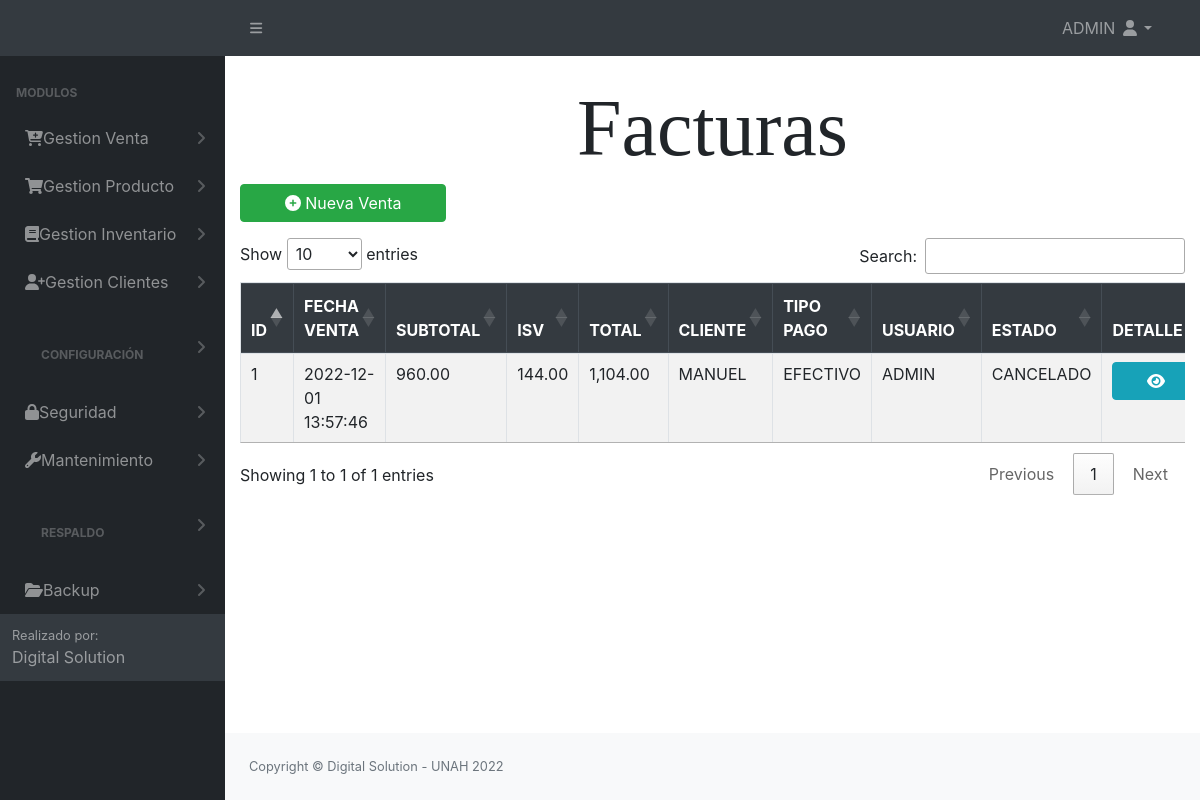
The app's page /src/factura.php (signed in), older data.
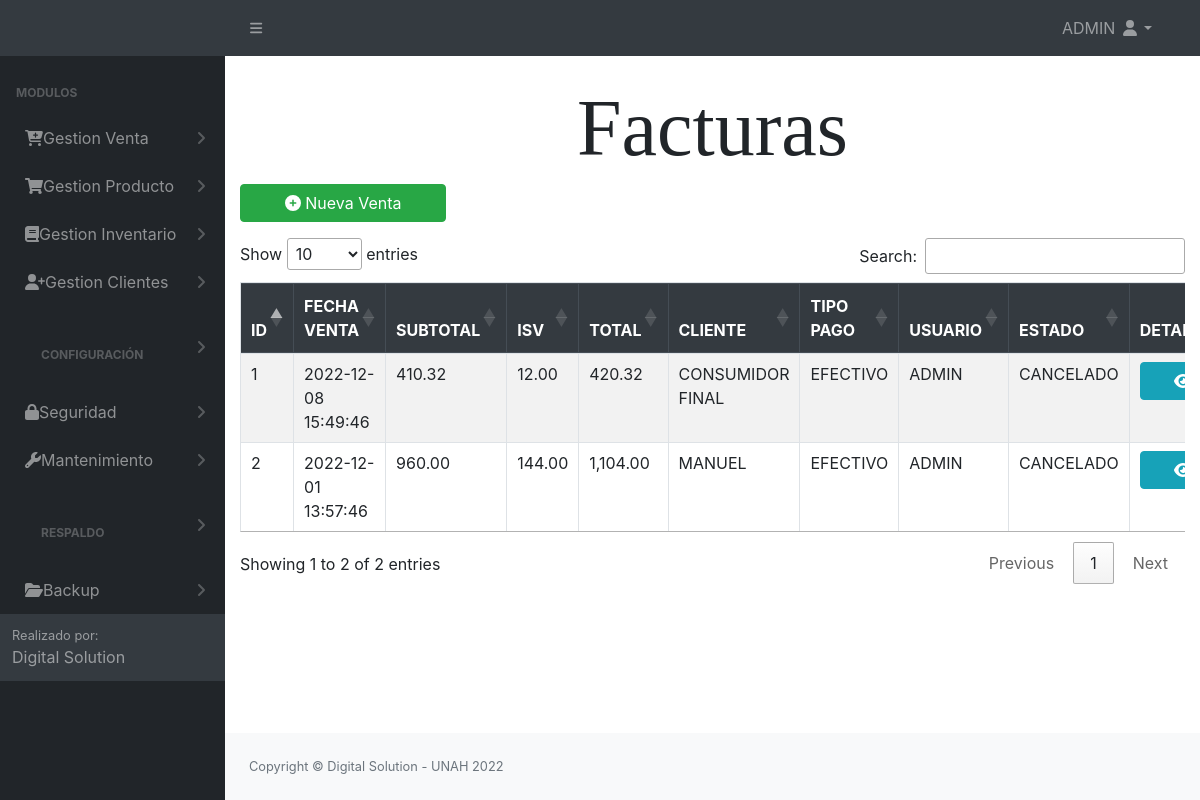
The same page, newer data.
### tables this page shows
CREATE TABLE `tbl_permisos` (
  `id_permiso` int(11) NOT NULL AUTO_INCREMENT,
  `id_rol` int(11) NOT NULL,
  `permiso_insercion` int(11) NOT NULL,
  `permiso_eliminacion` int(11) NOT NULL,
  `permiso_modificar` int(11) NOT NULL,
  `permiso_consultar` int(11) NOT NULL,
  `id_objeto` int(11) NOT NULL,
  `pdf` int(11) NOT NULL,
  PRIMARY KEY (`id_permiso`),
  KEY `id_objeto` (`id_objeto`),
  KEY `id_rol` (`id_rol`)
);

CREATE TABLE `tbl_modulos` (
  `id_objeto` int(11) NOT NULL AUTO_INCREMENT,
  `Objeto` varchar(100) NOT NULL,
  `descripcion_objeto` varchar(30) NOT NULL,
  `id_padre` int(11) NOT NULL,
  `URL` varchar(100) NOT NULL,
  PRIMARY KEY (`id_objeto`)
);

CREATE TABLE `tbl_factura` (
  `id_factura` int(11) NOT NULL AUTO_INCREMENT,
  `Fecha_fac` datetime NOT NULL,
  `Sub_Total` double(9,2) NOT NULL,
  `ISV` double(9,2) NOT NULL,
  `Total` double(9,2) NOT NULL,
  `idcliente` int(11) NOT NULL,
  `id_usuario` int(11) NOT NULL,
  `id_Tpago` int(11) DEFAULT NULL,
  `Num_CAI` varchar(100) DEFAULT NULL,
  `Num_Factura` varchar(100) NOT NULL,
  `estado` varchar(25) DEFAULT NULL,
  PRIMARY KEY (`id_factura`),
  KEY `idcliente` (`idcliente`),
  KEY `id_usuario` (`id_usuario`),
  KEY `id_Tpago` (`id_Tpago`),
  CONSTRAINT `tbl_factura_ibfk_1` FOREIGN KEY (`id_Tpago`) REFERENCES `tbl_tipo_pago` (`id_Tpago`) ON DELETE CASCADE ON UPDATE CASCADE,
  CONSTRAINT `tbl_factura_ibfk_2` FOREIGN KEY (`id_usuario`) REFERENCES `tbl_usuario` (`id_usuario`) ON DELETE CASCADE ON UPDATE CASCADE,
  CONSTRAINT `tbl_factura_ibfk_4` FOREIGN KEY (`idcliente`) REFERENCES `tbl_cliente` (`idcliente`) ON DELETE CASCADE ON UPDATE CASCADE
);

CREATE TABLE `tbl_cliente` (
  `idcliente` int(11) NOT NULL AUTO_INCREMENT,
  `DNI` varchar(18) NOT NULL,
  `nombre` varchar(100) NOT NULL,
  `telefono` varchar(15) NOT NULL,
  `RTN` varchar(14) DEFAULT NULL,
  `direccion` varchar(200) NOT NULL,
  `usuario_id` int(11) NOT NULL,
  PRIMARY KEY (`idcliente`),
  KEY `usuario_id` (`usuario_id`)
);

CREATE TABLE `tbl_tipo_pago` (
  `id_Tpago` int(11) NOT NULL AUTO_INCREMENT,
  `descripcion` varchar(50) NOT NULL,
  PRIMARY KEY (`id_Tpago`)
);

CREATE TABLE `tbl_usuario` (
  `id_usuario` int(11) NOT NULL AUTO_INCREMENT,
  `nombre` varchar(100) NOT NULL,
  `correo` varchar(100) NOT NULL,
  `usuario` varchar(20) NOT NULL,
  `clave` varchar(50) NOT NULL,
  `id_rol` int(11) NOT NULL,
  `fecha_ultima_conexion` timestamp NOT NULL DEFAULT current_timestamp() ON UPDATE current_timestamp(),
  `preguntas_contestadas` int(11) NOT NULL,
  `primer_ingreso` int(11) NOT NULL,
  `fecha_vencimiento` date NOT NULL DEFAULT '0000-00-00',
  `id_estado` int(11) NOT NULL,
  `id_empleado` int(11) NOT NULL,
  PRIMARY KEY (`id_usuario`),
  KEY `id_rol` (`id_rol`),
  KEY `estado` (`id_estado`),
  KEY `id_empleado` (`id_empleado`),
  CONSTRAINT `tbl_usuario_ibfk_1` FOREIGN KEY (`id_estado`) REFERENCES `tbl_estado` (`id_estado`),
  CONSTRAINT `tbl_usuario_ibfk_2` FOREIGN KEY (`id_rol`) REFERENCES `tbl_roles` (`id_rol`)
);

### config/conex.php (called while the page is built, shortened)
<?php
     function getConexion()
    {
        $db = new PDO('mysql:host=localhost:3306;dbname=bd_inversiones_garcia', 'root', '');
        return $db;
    }
?>

### modelos/modelo_principal.php (called while the page is built, shortened)
<?php
class ModeloPrincipal
{
    private $db;
    private $datos;
    public function __construct()
    {
        require_once '../config/conex.php';
        $this->db = getConexion();
    }
    public function insertargeneral($sql)
    {
        $this->db = getConexion();
        $resultado = $this->db->query($sql);
        if ($resultado) {
            return true;
        } else {
            return false;
        }
    }
    public function mostrargeneral($consulta)
    {
        $resu = $this->db->query($consulta);
        while ($filas = $resu->FETCHALL(PDO::FETCH_ASSOC)) {
            $this->datos[] = $filas;
        }
        return $this->datos;
    }
}

### controladores/controlador_ventas.php (the view, shortened to what the changed rows need)
<?php
include_once '../modelos/modelo_principal.php';
class Contralador
{
    static public function mostrar()
    {
        $ventas = new ModeloPrincipal();
        $matriz = $ventas->mostrargeneral("select tc.*,tp.nombre as nombre_cliente, tk.descripcion as tipo_pago, aa.nombre as usuario from tbl_factura tc inner join tbl_cliente tp ON tc.idcliente = tp.idcliente inner join tbl_tipo_pago tk on tc.id_Tpago = tk.id_Tpago inner join tbl_usuario aa on tc.id_usuario = aa.id_usuario ORDER BY tc.Fecha_fac DESC");
        $ii = 0;
        if($matriz != null)
        {
            foreach ($matriz as $key => $value)   {
                foreach ($value as $registro) {?>
                    <tr>
                    <td><?=$ii = $ii + 1?></td>
                    <td><?=$registro['Fecha_fac']?></td>
                    <td><?=number_format($registro['Sub_Total'], 2)?></td>
                    <td><?=number_format($registro['ISV'], 2)?></td>
                    <td><?=number_format($registro['Total'], 2)?></td>
                    <td><?=$registro['nombre_cliente']?></td>
                    <td><?=$registro['tipo_pago']?></td>
                    <td><?=$registro['usuario']?></td>
                    <td><?=$registro['estado'] == 'Activo' ? 'ACTIVO' : 'CANCELADO'?></th>
                    <th> <a href="../src/vista_detalle_factura.php?id=<?=$registro['id_factura']?>" class='btn btn-round btn-info btn-block'><i class='fa fa-eye' style='color: white'></i></a></th>
                </tr>
             <?php   }
            }
        }
    }
}

### Login/header.php (shortened to what the changed rows need)
<?php
include_once '../modelos/modelo_principal.php';
include '../config/conn.php';
?>
<!DOCTYPE html>
<html lang="en">
    <head>
        <link href="https://cdn.jsdelivr.net/npm/simple-datatables@latest/dist/style.css" rel="stylesheet" />
        <link href="../dist/css/styles.css" rel="stylesheet" />
        <link rel="stylesheet" href="../Login/vendors/x/dist/notiflix-3.2.5.min.css" />
        <link rel="stylesheet" href="https://cdnjs.cloudflare.com/ajax/libs/twitter-bootstrap/4.1.3/css/bootstrap.css">
        <link rel="stylesheet" href="https://cdn.datatables.net/1.10.20/css/dataTables.bootstrap4.min.css">
        <link rel="stylesheet" type="text/css" href="assets/css/main.css">
        <link rel="stylesheet" type="text/css" href="assets/css/style.css">
        <link href="https://cdn.jsdelivr.net/npm/bootstrap@5.1.3/dist/css/bootstrap.min.css" rel="stylesheet">
        <link href="../dist/css/contenedor.css" rel="stylesheet" />
        <link href="../Login/vendors/bootstrap/dist/css/bootstrap.min.css" rel="stylesheet">
        <link rel="stylesheet" href="../Login/vendors/notiflix/dist/notiflix-3.2.5.min.css" />
        <link rel="stylesheet" href="https://cdnjs.cloudflare.com/ajax/libs/font-awesome/5.7.2/css/all.min.css" />
        <link rel="stylesheet" href="https://cdnjs.cloudflare.com/ajax/libs/simple-line-icons/2.4.1/css/simple-line-icons.css" />
        <link rel="stylesheet" href="https://cdn.datatables.net/1.10.19/css/jquery.dataTables.min.css" />
        <link rel="stylesheet" href="https://cdn.datatables.net/buttons/1.5.6/css/buttons.dataTables.min.css" />
    </head>
    <body class="sb-nav-fixed">
        <div id="layoutSidenav">
            <div id="layoutSidenav_nav">
                <nav class="sb-sidenav accordion sb-sidenav-dark" id="sidenavAccordion">
                    <div class="sb-sidenav-menu">
                        <div class="nav">
                            <div class="sb-sidenav-menu-heading">Modulos</div>
                            <?php
                            $rol = $_SESSION['rol'];
                            $result = mysqli_query($conn, "select * from tbl_modulos tm inner join tbl_permisos tp ON tm.ID_OBJETO = tp.ID_OBJETO where tm.ID_PADRE = 0 and tp.permiso_consultar = 1 and tp.ID_ROL = '$rol'"); ?>
                            <?php foreach ($result as $i) : ?>
                                <a class="nav-link collapsed" href="#" data-bs-toggle="collapse" data-bs-target="#pagesCollapsePersonas<?= $i['id_objeto'] ?>" aria-expanded="false" aria-controls="pagesCollapseError">
                                    &nbsp;&nbsp;<?= $i['Objeto'] ?>
                                    <div class="sb-sidenav-collapse-arrow"><i class="fas fa-angle-down"></i></div>
                                </a>
                            <?php endforeach; ?>
                    </div>
                </nav>
            </div>
            <div id="layoutSidenav_content"> <br>

### src/factura.php (shortened to what the changed rows need)
<?php
include_once('../Login/header.php');
?>
 <div class="container-fluid">
     <div class="page-title">
         <div class="title_left">
         <h1 class=" text-center" id="letra"> Facturas </h1>
         </div>
    </div>
        <div class="row">
            <div class="col-lg-12">
            <div class="table-responsive">
                <table class="table table-striped table-bordered" id="table">
                    <thead class="thead-dark">
                        <tr>
                        <th>ID</th>
                            <th>FECHA VENTA</th>
                            <th>SUBTOTAL</th>
                            <th>ISV</th>
                            <th>TOTAL</th>
                            <th>CLIENTE</th>
                            <th>TIPO PAGO</th>
                            <th>USUARIO</th>
                            <th>ESTADO</th>
                            <th>DETALLE</th>
                        </tr>
                    </thead>
                    <tbody>
                        <?php
                    include_once '../controladores/controlador_ventas.php';
                     Contralador::mostrar();
                 ?>
                    </tbody>
                </table>
            </div>
            </div>
        </div>
 </div>
<?php
include_once('../Login/footer.php');
?>

Row changes from the older to the newer data that the page shows:
added tbl_factura: Fecha_fac "2022-12-08 15:49:46", Sub_Total "410.32", ISV "12.00", Total "420.32", idcliente.nombre "CONSUMIDOR FINAL", id_Tpago.descripcion "EFECTIVO", id_usuario.nombre "ADMIN", estado "CANCELADO"
changed tbl_factura "MANUEL": ii "1" → "2"
Text that changed along with them:
text written by a page script: "Show entries Search: Showing 1 to 1 of 1 entries Previous 1 Next" → "Show entries Search: Showing 1 to 2 of 2 entries Previous 1 Next"
